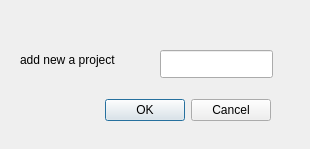
<?xml version="1.0" encoding="UTF-8"?>
<ui version="4.0">
 <class>new_pro</class>
 <widget class="QDialog" name="new_pro">
  <property name="geometry">
   <rect>
    <x>0</x>
    <y>0</y>
    <width>310</width>
    <height>149</height>
   </rect>
  </property>
  <property name="windowTitle">
   <string>Dialog</string>
  </property>
  <widget class="QDialogButtonBox" name="buttonBox">
   <property name="geometry">
    <rect>
     <x>50</x>
     <y>90</y>
     <width>221</width>
     <height>41</height>
    </rect>
   </property>
   <property name="orientation">
    <enum>Qt::Horizontal</enum>
   </property>
   <property name="standardButtons">
    <set>QDialogButtonBox::Cancel|QDialogButtonBox::Ok</set>
   </property>
  </widget>
  <widget class="QLineEdit" name="lineEdit">
   <property name="geometry">
    <rect>
     <x>160</x>
     <y>50</y>
     <width>113</width>
     <height>28</height>
    </rect>
   </property>
  </widget>
  <widget class="QLabel" name="label">
   <property name="geometry">
    <rect>
     <x>20</x>
     <y>50</y>
     <width>131</width>
     <height>20</height>
    </rect>
   </property>
   <property name="text">
    <string>add new a project</string>
   </property>
  </widget>
 </widget>
 <resources/>
 <connections>
  <connection>
   <sender>buttonBox</sender>
   <signal>accepted()</signal>
   <receiver>new_pro</receiver>
   <slot>accept()</slot>
   <hints>
    <hint type="sourcelabel">
     <x>248</x>
     <y>254</y>
    </hint>
    <hint type="destinationlabel">
     <x>157</x>
     <y>274</y>
    </hint>
   </hints>
  </connection>
  <connection>
   <sender>buttonBox</sender>
   <signal>rejected()</signal>
   <receiver>new_pro</receiver>
   <slot>reject()</slot>
   <hints>
    <hint type="sourcelabel">
     <x>316</x>
     <y>260</y>
    </hint>
    <hint type="destinationlabel">
     <x>286</x>
     <y>274</y>
    </hint>
   </hints>
  </connection>
 </connections>
</ui>
